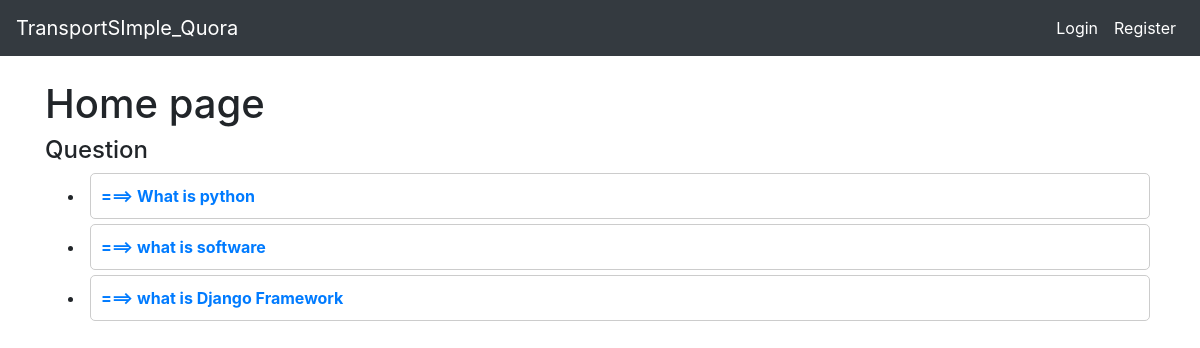
The page / on the database its author committed.
### quora/models.py (models this page shows, shortened)
class Question(models.Model):
    question = models.CharField(max_length=255, blank=False,null=True)
    created_on = models.DateTimeField(auto_now_add=True)
    author = models.ForeignKey(User, on_delete=models.CASCADE)
    uquest_id = models.CharField(verbose_name='Unique ID',max_length=25,default=uuid.uuid4().hex[:12], editable=False, null=True , blank=False)
    class Meta:
        ordering = ('-created_on',)

### quora/views.py (the view)
# urls.py: path('', views.home, name ="home"),
def home(request):
    quest_list = Question.objects.all()[:15]
    context = {'quest_list': quest_list}
    return render(request, 'home.html', context)

### quora/templates/home.html (shortened to what this page needs)
{% extends 'base.html' %}
{% block content %}
<h1> Home page</h1>
{% if user.is_authenticated %}
    <p>Name: {{ user.first_name }} {{ user.last_name }}</p>
    <p>Username: {{ user.username }}</p>
    <p>Email: {{ user.email }}</p>
    <h4>Question</h4>
    <ul>
        {% for quest_list in quest_list %}
            <li>
                <a href="{{ quest_list.get_absolute_url }}">
                    <div class="question-box">
                        {{ quest_list.question }}
                    </div>
					<b>  view answer</b>
                </a>
            </li>
        {% endfor %}
    </ul>
{% else %}
    <h4>Question</h4>
    <ul>
        {% for quest_list in quest_list %}
            <li>
                <a href="{% url 'login' %}">
                    <div class="question-box">
						<b>===> {{ quest_list.question }}</b>
                    </div>
                </a>
            </li>
        {% endfor %}
    </ul>
{% endif %}
{% endblock %}

### quora/templates/home.html (style rules this page uses)
.question-box { border: 1px solid #ccc; padding: 10px; margin: 5px; border-radius: 5px; }

### rows shown on the page
Question: question "What is python"
Question: question "what is software"
Question: question "what is Django Framework"
